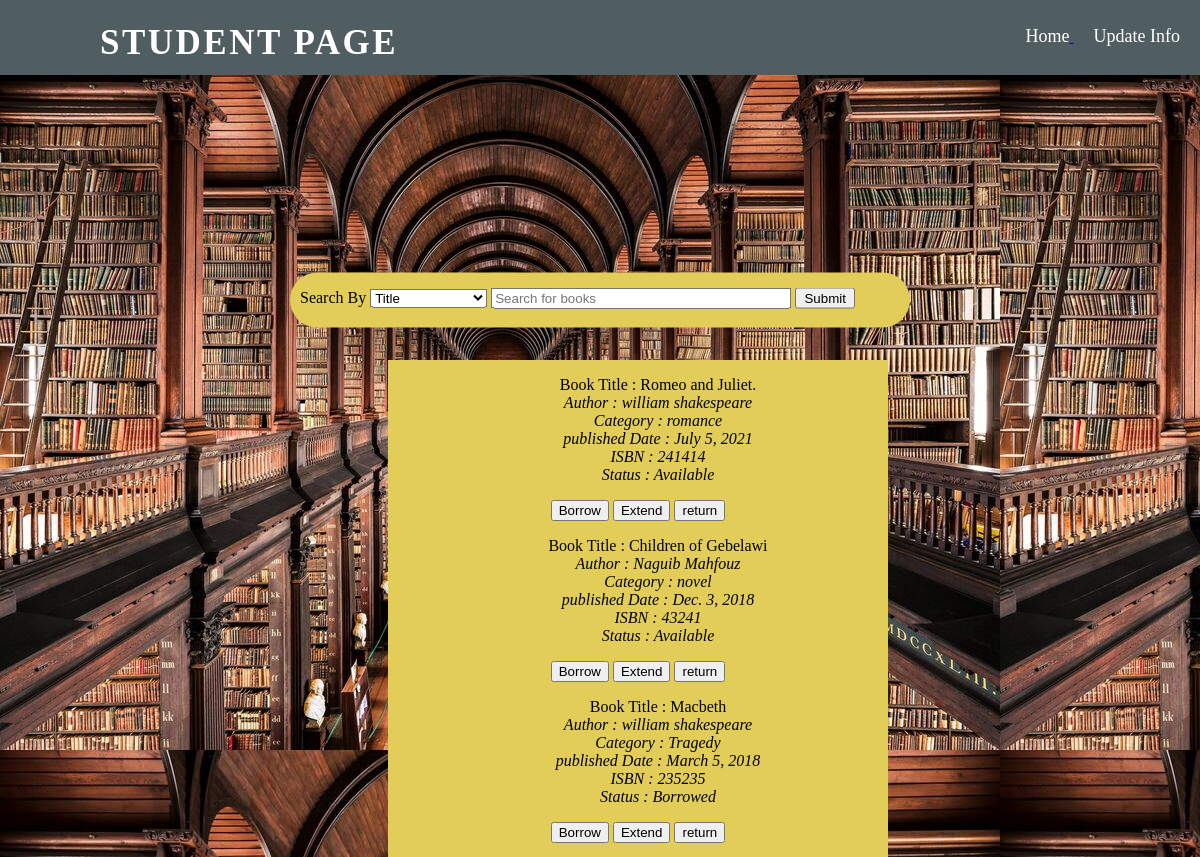
Screenshot of /m7m.html with the database file from the repository.
### student/models.py (models this page shows, shortened)
class Book(models.Model):
    status_book =[
        ('Available','Available'),
        ('Borrowed','Borrowed')
    ]
    status = models.CharField(max_length=50,choices=status_book, null=True,blank=True)
    category = models.CharField(max_length=50)
    title = models.CharField(max_length=50)
    isbn = models.CharField(max_length=50)
    publishedYear = models.DateField()
    author = models.CharField(max_length=50)
    active = models.BooleanField(default=True)
    user = models.ForeignKey(Client, null=True, blank=True, on_delete=models.CASCADE)

### student/views.py (the view)
# urls.py: path('m7m.html',views.search),
def search(request):
    search = Book.objects.all()
    title = None
    if 'searchName' in request.GET:
        title = request.GET['searchName']
        if title:
            search = search.filter(title__icontains=title)
    context ={
        'books' : search,
    }
    return render(request,'m7m.html',context)

### templates/m7m.html (shortened to what this page needs)
{% load static %}
<!DOCTYPE html>
<html>
    <head>
    </head>
    <body>
    		<nav class="nav">
    			<div class="logo">
    				<p>Student Page
    			</div>
    			<ul>
    				<li><a href="m7m.html">Home</li>
    				<li><a href="h1.html" >Update Info</a></li>
    			</ul>
    		</nav>
        <form class="form" style=" position: absolute;
        top: 35%;
        left: 50%;
        transform: translate(-50%,-50%);
        background: rgb(226, 205, 88);
        height: 40px;
        width: 600px;
        border-radius: 40px;
        padding-top: 15px;
        padding-left: 10px;
        padding-right: 10px;
        color: black;">
           <label>Search By</label>
           <select  name="search" id="search">
               <option>Title</option>
           </select>
            <input for="search" type="search" class="search-bar" required placeholder="Search for books" autofocus name="searchName">
            <input type="submit" style="width: 60px ;" >
        </form>
        <div  style="
        position: absolute;
        right: 26%;
        top: 42%;
         width: 500px;
         height: 500px;
         text-align: center;
         color: black;
         background: rgb(226, 205, 88);">
        {% for book in books %}
            <ul>Book Title : {{book.title}}
               <br> <i>Author : {{book.author}}</i><br>
                <i>Category : {{book.category}}</i><br>
                <i>published Date : {{book.publishedYear}}</i><br>
                <i>ISBN : {{book.isbn}}</i><br>
                <i>Status : {{book.status}}</i>
            </ul>
            <button>Borrow</button>
            <button>Extend</button>
            <button>return</button>
        {% endfor %}
        </div>
    </body>
</html>

### library/static/m7m.css (style rules this page uses)
body { background-image: url("library.jpg"); margin: 0; padding: 0; box-sizing: border-box; }
nav { width: 90%; height: 75px; background-color: #505d61; line-height: 30px; padding: 0px 100px; position: fixed; z-index: 1; }
nav .logo { font-size: 35px; font-weight: bold; letter-spacing: 2.5px; line-height: 15px; }
nav .logo p { float: left; text-transform: uppercase; color: white; }
nav ul { float: right; line-height: 40px; }
nav ul li { display: inline-block; list-style: none; padding-left: 20px; }
nav ul li a { color: white; text-decoration: none; font-size: 18px; }
.form { position: absolute; top: 35%; left: 50%; transform: translate(-50%,-50%); background: rgb(226, 205, 88); height: 40px; width: 600px; border-radius: 40px; padding-top: 15px; padding-left: 10px; padding-right: 10px; color: black; }
form input { width: 300px; }

### rows the page displays
Book: title "Romeo and Juliet.", author "william shakespeare", category "romance", publishedYear "July 5, 2021", isbn "241414", status "Available"
Book: title "Children of Gebelawi", author "Naguib Mahfouz", category "novel", publishedYear "Dec. 3, 2018", isbn "43241", status "Available"
Book: title "Macbeth", author "william shakespeare", category "Tragedy", publishedYear "March 5, 2018", isbn "235235", status "Borrowed"
